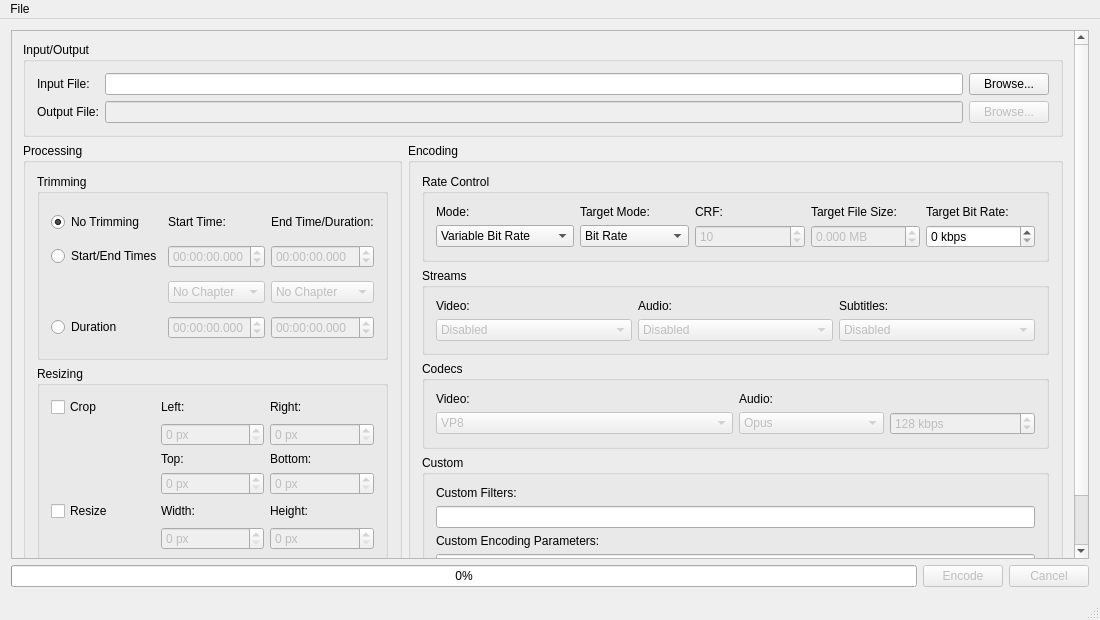
<?xml version="1.0" encoding="UTF-8"?>
<ui version="4.0">
 <class>MainWindow</class>
 <widget class="QMainWindow" name="MainWindow">
  <property name="geometry">
   <rect>
    <x>0</x>
    <y>0</y>
    <width>1100</width>
    <height>620</height>
   </rect>
  </property>
  <property name="windowTitle">
   <string>Webbum</string>
  </property>
  <widget class="QWidget" name="centralWidget">
   <layout class="QGridLayout" name="gridLayout_6">
    <item row="1" column="1">
     <widget class="QPushButton" name="encodePushButton">
      <property name="enabled">
       <bool>false</bool>
      </property>
      <property name="sizePolicy">
       <sizepolicy hsizetype="Minimum" vsizetype="Fixed">
        <horstretch>0</horstretch>
        <verstretch>0</verstretch>
       </sizepolicy>
      </property>
      <property name="minimumSize">
       <size>
        <width>0</width>
        <height>0</height>
       </size>
      </property>
      <property name="text">
       <string>Encode</string>
      </property>
     </widget>
    </item>
    <item row="1" column="0">
     <widget class="QProgressBar" name="progressBar">
      <property name="enabled">
       <bool>true</bool>
      </property>
      <property name="value">
       <number>0</number>
      </property>
     </widget>
    </item>
    <item row="1" column="2">
     <widget class="QPushButton" name="cancelPushButton">
      <property name="enabled">
       <bool>false</bool>
      </property>
      <property name="text">
       <string>Cancel</string>
      </property>
     </widget>
    </item>
    <item row="0" column="0" colspan="3">
     <widget class="QScrollArea" name="scrollArea">
      <property name="horizontalScrollBarPolicy">
       <enum>Qt::ScrollBarAsNeeded</enum>
      </property>
      <property name="widgetResizable">
       <bool>true</bool>
      </property>
      <widget class="QWidget" name="scrollAreaWidgetContents">
       <property name="geometry">
        <rect>
         <x>0</x>
         <y>0</y>
         <width>1080</width>
         <height>530</height>
        </rect>
       </property>
       <layout class="QGridLayout" name="gridLayout_9">
        <item row="1" column="0">
         <widget class="QGroupBox" name="processingGroupBox">
          <property name="enabled">
           <bool>true</bool>
          </property>
          <property name="title">
           <string>Processing</string>
          </property>
          <layout class="QVBoxLayout" name="verticalLayout_3">
           <item>
            <widget class="QGroupBox" name="trimmingGroupBox">
             <property name="enabled">
              <bool>true</bool>
             </property>
             <property name="title">
              <string>Trimming</string>
             </property>
             <layout class="QGridLayout" name="gridLayout_4">
              <item row="1" column="3">
               <widget class="QLabel" name="label_12">
                <property name="text">
                 <string>End Time/Duration:</string>
                </property>
               </widget>
              </item>
              <item row="1" column="2">
               <widget class="QLabel" name="label_11">
                <property name="text">
                 <string>Start Time:</string>
                </property>
               </widget>
              </item>
              <item row="3" column="2">
               <widget class="QComboBox" name="trimStartEndStartChapterComboBox">
                <property name="enabled">
                 <bool>false</bool>
                </property>
                <property name="focusPolicy">
                 <enum>Qt::StrongFocus</enum>
                </property>
                <item>
                 <property name="text">
                  <string>No Chapter</string>
                 </property>
                </item>
               </widget>
              </item>
              <item row="2" column="0">
               <widget class="QRadioButton" name="trimStartEndRadioButton">
                <property name="enabled">
                 <bool>true</bool>
                </property>
                <property name="text">
                 <string>Start/End Times</string>
                </property>
               </widget>
              </item>
              <item row="1" column="0">
               <widget class="QRadioButton" name="trimNoneRadioButton">
                <property name="enabled">
                 <bool>true</bool>
                </property>
                <property name="text">
                 <string>No Trimming</string>
                </property>
                <property name="checked">
                 <bool>true</bool>
                </property>
               </widget>
              </item>
              <item row="4" column="0">
               <widget class="QRadioButton" name="trimDurationRadioButton">
                <property name="enabled">
                 <bool>true</bool>
                </property>
                <property name="text">
                 <string>Duration</string>
                </property>
               </widget>
              </item>
              <item row="4" column="3">
               <widget class="QTimeEdit" name="trimDurationDurationTimeEdit">
                <property name="enabled">
                 <bool>false</bool>
                </property>
                <property name="focusPolicy">
                 <enum>Qt::StrongFocus</enum>
                </property>
                <property name="wrapping">
                 <bool>true</bool>
                </property>
                <property name="currentSection">
                 <enum>QDateTimeEdit::HourSection</enum>
                </property>
                <property name="displayFormat">
                 <string>hh:mm:ss.zzz</string>
                </property>
               </widget>
              </item>
              <item row="3" column="3">
               <widget class="QComboBox" name="trimStartEndEndChapterComboBox">
                <property name="enabled">
                 <bool>false</bool>
                </property>
                <property name="focusPolicy">
                 <enum>Qt::StrongFocus</enum>
                </property>
                <item>
                 <property name="text">
                  <string>No Chapter</string>
                 </property>
                </item>
               </widget>
              </item>
              <item row="2" column="3">
               <widget class="QTimeEdit" name="trimStartEndEndTimeEdit">
                <property name="enabled">
                 <bool>false</bool>
                </property>
                <property name="focusPolicy">
                 <enum>Qt::StrongFocus</enum>
                </property>
                <property name="wrapping">
                 <bool>true</bool>
                </property>
                <property name="currentSection">
                 <enum>QDateTimeEdit::HourSection</enum>
                </property>
                <property name="displayFormat">
                 <string>hh:mm:ss.zzz</string>
                </property>
               </widget>
              </item>
              <item row="2" column="2">
               <widget class="QTimeEdit" name="trimStartEndStartTimeEdit">
                <property name="enabled">
                 <bool>false</bool>
                </property>
                <property name="focusPolicy">
                 <enum>Qt::StrongFocus</enum>
                </property>
                <property name="wrapping">
                 <bool>true</bool>
                </property>
                <property name="currentSection">
                 <enum>QDateTimeEdit::HourSection</enum>
                </property>
                <property name="displayFormat">
                 <string>hh:mm:ss.zzz</string>
                </property>
               </widget>
              </item>
              <item row="4" column="2">
               <widget class="QTimeEdit" name="trimDurationStartTimeEdit">
                <property name="enabled">
                 <bool>false</bool>
                </property>
                <property name="focusPolicy">
                 <enum>Qt::StrongFocus</enum>
                </property>
                <property name="wrapping">
                 <bool>true</bool>
                </property>
                <property name="currentSection">
                 <enum>QDateTimeEdit::HourSection</enum>
                </property>
                <property name="displayFormat">
                 <string>hh:mm:ss.zzz</string>
                </property>
               </widget>
              </item>
             </layout>
            </widget>
           </item>
           <item>
            <widget class="QGroupBox" name="resizingGroupBox">
             <property name="enabled">
              <bool>true</bool>
             </property>
             <property name="title">
              <string>Resizing</string>
             </property>
             <layout class="QGridLayout" name="gridLayout_5">
              <item row="4" column="1">
               <widget class="QSpinBox" name="cropLeftSpinBox">
                <property name="enabled">
                 <bool>false</bool>
                </property>
                <property name="focusPolicy">
                 <enum>Qt::StrongFocus</enum>
                </property>
                <property name="suffix">
                 <string> px</string>
                </property>
                <property name="maximum">
                 <number>9999</number>
                </property>
                <property name="singleStep">
                 <number>2</number>
                </property>
               </widget>
              </item>
              <item row="3" column="2">
               <widget class="QLabel" name="label_16">
                <property name="text">
                 <string>Right:</string>
                </property>
               </widget>
              </item>
              <item row="5" column="2">
               <widget class="QLabel" name="label_18">
                <property name="text">
                 <string>Bottom:</string>
                </property>
               </widget>
              </item>
              <item row="5" column="1">
               <widget class="QLabel" name="label_17">
                <property name="text">
                 <string>Top:</string>
                </property>
               </widget>
              </item>
              <item row="8" column="1">
               <widget class="QLabel" name="label_13">
                <property name="text">
                 <string>Width:</string>
                </property>
               </widget>
              </item>
              <item row="9" column="1">
               <widget class="QSpinBox" name="resizeWidthSpinBox">
                <property name="enabled">
                 <bool>false</bool>
                </property>
                <property name="focusPolicy">
                 <enum>Qt::StrongFocus</enum>
                </property>
                <property name="suffix">
                 <string> px</string>
                </property>
                <property name="maximum">
                 <number>9999</number>
                </property>
                <property name="singleStep">
                 <number>2</number>
                </property>
               </widget>
              </item>
              <item row="8" column="2">
               <widget class="QLabel" name="label_14">
                <property name="text">
                 <string>Height:</string>
                </property>
               </widget>
              </item>
              <item row="9" column="2">
               <widget class="QSpinBox" name="resizeHeightSpinBox">
                <property name="enabled">
                 <bool>false</bool>
                </property>
                <property name="focusPolicy">
                 <enum>Qt::StrongFocus</enum>
                </property>
                <property name="suffix">
                 <string> px</string>
                </property>
                <property name="maximum">
                 <number>9999</number>
                </property>
                <property name="singleStep">
                 <number>2</number>
                </property>
               </widget>
              </item>
              <item row="8" column="0">
               <widget class="QCheckBox" name="resizeCheckBox">
                <property name="enabled">
                 <bool>true</bool>
                </property>
                <property name="text">
                 <string>Resize</string>
                </property>
               </widget>
              </item>
              <item row="10" column="1">
               <widget class="QCheckBox" name="resizeWidthAutomaticCheckBox">
                <property name="enabled">
                 <bool>false</bool>
                </property>
                <property name="text">
                 <string>Automatic</string>
                </property>
               </widget>
              </item>
              <item row="10" column="2">
               <widget class="QCheckBox" name="resizeHeightAutomaticCheckBox">
                <property name="enabled">
                 <bool>false</bool>
                </property>
                <property name="text">
                 <string>Automatic</string>
                </property>
               </widget>
              </item>
              <item row="6" column="2">
               <widget class="QSpinBox" name="cropBottomSpinBox">
                <property name="enabled">
                 <bool>false</bool>
                </property>
                <property name="focusPolicy">
                 <enum>Qt::StrongFocus</enum>
                </property>
                <property name="suffix">
                 <string> px</string>
                </property>
                <property name="maximum">
                 <number>9999</number>
                </property>
                <property name="singleStep">
                 <number>2</number>
                </property>
               </widget>
              </item>
              <item row="6" column="1">
               <widget class="QSpinBox" name="cropTopSpinBox">
                <property name="enabled">
                 <bool>false</bool>
                </property>
                <property name="focusPolicy">
                 <enum>Qt::StrongFocus</enum>
                </property>
                <property name="suffix">
                 <string> px</string>
                </property>
                <property name="maximum">
                 <number>9999</number>
                </property>
                <property name="singleStep">
                 <number>2</number>
                </property>
               </widget>
              </item>
              <item row="4" column="2">
               <widget class="QSpinBox" name="cropRightSpinBox">
                <property name="enabled">
                 <bool>false</bool>
                </property>
                <property name="focusPolicy">
                 <enum>Qt::StrongFocus</enum>
                </property>
                <property name="suffix">
                 <string> px</string>
                </property>
                <property name="maximum">
                 <number>9999</number>
                </property>
                <property name="singleStep">
                 <number>2</number>
                </property>
               </widget>
              </item>
              <item row="3" column="1">
               <widget class="QLabel" name="label_15">
                <property name="text">
                 <string>Left:</string>
                </property>
               </widget>
              </item>
              <item row="3" column="0">
               <widget class="QCheckBox" name="cropCheckBox">
                <property name="enabled">
                 <bool>true</bool>
                </property>
                <property name="text">
                 <string>Crop</string>
                </property>
               </widget>
              </item>
             </layout>
             <zorder>cropCheckBox</zorder>
             <zorder>label_15</zorder>
             <zorder>label_16</zorder>
             <zorder>label_17</zorder>
             <zorder>label_18</zorder>
             <zorder>cropLeftSpinBox</zorder>
             <zorder>cropRightSpinBox</zorder>
             <zorder>cropTopSpinBox</zorder>
             <zorder>cropBottomSpinBox</zorder>
             <zorder>label_13</zorder>
             <zorder>resizeWidthSpinBox</zorder>
             <zorder>label_14</zorder>
             <zorder>resizeHeightSpinBox</zorder>
             <zorder>resizeCheckBox</zorder>
             <zorder>resizeWidthAutomaticCheckBox</zorder>
             <zorder>resizeHeightAutomaticCheckBox</zorder>
            </widget>
           </item>
          </layout>
         </widget>
        </item>
        <item row="0" column="0" colspan="2">
         <widget class="QGroupBox" name="inputOutputGroupBox">
          <property name="autoFillBackground">
           <bool>false</bool>
          </property>
          <property name="title">
           <string>Input/Output</string>
          </property>
          <property name="flat">
           <bool>false</bool>
          </property>
          <layout class="QGridLayout" name="gridLayout">
           <item row="2" column="0">
            <widget class="QLabel" name="label_3">
             <property name="text">
              <string>Output File:</string>
             </property>
            </widget>
           </item>
           <item row="1" column="2">
            <widget class="QPushButton" name="inputFileBrowsePushButton">
             <property name="text">
              <string>Browse...</string>
             </property>
            </widget>
           </item>
           <item row="2" column="2">
            <widget class="QPushButton" name="outputFileBrowsePushButton">
             <property name="enabled">
              <bool>false</bool>
             </property>
             <property name="text">
              <string>Browse...</string>
             </property>
            </widget>
           </item>
           <item row="1" column="1">
            <widget class="QLineEdit" name="inputFileLineEdit"/>
           </item>
           <item row="1" column="0">
            <widget class="QLabel" name="label">
             <property name="text">
              <string>Input File:</string>
             </property>
            </widget>
           </item>
           <item row="2" column="1">
            <widget class="QLineEdit" name="outputFileLineEdit">
             <property name="enabled">
              <bool>false</bool>
             </property>
            </widget>
           </item>
          </layout>
         </widget>
        </item>
        <item row="1" column="1">
         <widget class="QGroupBox" name="encodingGroupBox">
          <property name="enabled">
           <bool>true</bool>
          </property>
          <property name="title">
           <string>Encoding</string>
          </property>
          <layout class="QVBoxLayout" name="verticalLayout_2">
           <item>
            <widget class="QGroupBox" name="rateControlGroupBox">
             <property name="enabled">
              <bool>true</bool>
             </property>
             <property name="title">
              <string>Rate Control</string>
             </property>
             <layout class="QGridLayout" name="gridLayout_3">
              <item row="0" column="2">
               <widget class="QLabel" name="label_10">
                <property name="text">
                 <string>CRF:</string>
                </property>
               </widget>
              </item>
              <item row="0" column="0">
               <widget class="QLabel" name="label_7">
                <property name="text">
                 <string>Mode:</string>
                </property>
               </widget>
              </item>
              <item row="1" column="0">
               <widget class="QComboBox" name="rateModeComboBox">
                <property name="enabled">
                 <bool>true</bool>
                </property>
                <property name="focusPolicy">
                 <enum>Qt::StrongFocus</enum>
                </property>
                <property name="sizeAdjustPolicy">
                 <enum>QComboBox::AdjustToContentsOnFirstShow</enum>
                </property>
                <property name="minimumContentsLength">
                 <number>0</number>
                </property>
                <item>
                 <property name="text">
                  <string>Variable Bit Rate</string>
                 </property>
                </item>
                <item>
                 <property name="text">
                  <string>Constant Bit Rate</string>
                 </property>
                </item>
                <item>
                 <property name="text">
                  <string>Constrained Quality</string>
                 </property>
                </item>
               </widget>
              </item>
              <item row="0" column="1">
               <widget class="QLabel" name="label_19">
                <property name="text">
                 <string>Target Mode:</string>
                </property>
               </widget>
              </item>
              <item row="1" column="1">
               <widget class="QComboBox" name="rateTargetModeComboBox">
                <property name="enabled">
                 <bool>true</bool>
                </property>
                <property name="focusPolicy">
                 <enum>Qt::StrongFocus</enum>
                </property>
                <item>
                 <property name="text">
                  <string>Bit Rate</string>
                 </property>
                </item>
                <item>
                 <property name="text">
                  <string>File Size</string>
                 </property>
                </item>
               </widget>
              </item>
              <item row="0" column="3">
               <widget class="QLabel" name="label_8">
                <property name="text">
                 <string>Target File Size:</string>
                </property>
               </widget>
              </item>
              <item row="0" column="4">
               <widget class="QLabel" name="label_9">
                <property name="text">
                 <string>Target Bit Rate:</string>
                </property>
               </widget>
              </item>
              <item row="1" column="4">
               <widget class="QSpinBox" name="rateTargetBitRateSpinBox">
                <property name="enabled">
                 <bool>true</bool>
                </property>
                <property name="focusPolicy">
                 <enum>Qt::StrongFocus</enum>
                </property>
                <property name="suffix">
                 <string> kbps</string>
                </property>
                <property name="maximum">
                 <number>99999</number>
                </property>
               </widget>
              </item>
              <item row="1" column="3">
               <widget class="QDoubleSpinBox" name="rateTargetFileSizeDoubleSpinBox">
                <property name="enabled">
                 <bool>false</bool>
                </property>
                <property name="focusPolicy">
                 <enum>Qt::StrongFocus</enum>
                </property>
                <property name="wrapping">
                 <bool>true</bool>
                </property>
                <property name="suffix">
                 <string> MB</string>
                </property>
                <property name="decimals">
                 <number>3</number>
                </property>
                <property name="maximum">
                 <double>9999.000000000000000</double>
                </property>
               </widget>
              </item>
              <item row="1" column="2">
               <widget class="QSpinBox" name="rateCRFSpinBox">
                <property name="enabled">
                 <bool>false</bool>
                </property>
                <property name="focusPolicy">
                 <enum>Qt::StrongFocus</enum>
                </property>
                <property name="wrapping">
                 <bool>true</bool>
                </property>
                <property name="minimum">
                 <number>4</number>
                </property>
                <property name="maximum">
                 <number>63</number>
                </property>
                <property name="value">
                 <number>10</number>
                </property>
               </widget>
              </item>
             </layout>
            </widget>
           </item>
           <item>
            <widget class="QGroupBox" name="streamsGroupBox">
             <property name="enabled">
              <bool>true</bool>
             </property>
             <property name="title">
              <string>Streams</string>
             </property>
             <layout class="QGridLayout" name="gridLayout_2">
              <item row="1" column="1">
               <widget class="QComboBox" name="streamAudioComboBox">
                <property name="enabled">
                 <bool>false</bool>
                </property>
                <property name="focusPolicy">
                 <enum>Qt::StrongFocus</enum>
                </property>
                <item>
                 <property name="text">
                  <string>Disabled</string>
                 </property>
                </item>
               </widget>
              </item>
              <item row="1" column="0">
               <widget class="QComboBox" name="streamVideoComboBox">
                <property name="enabled">
                 <bool>false</bool>
                </property>
                <property name="focusPolicy">
                 <enum>Qt::StrongFocus</enum>
                </property>
                <item>
                 <property name="text">
                  <string>Disabled</string>
                 </property>
                </item>
               </widget>
              </item>
              <item row="1" column="2">
               <widget class="QComboBox" name="streamSubtitlesComboBox">
                <property name="enabled">
                 <bool>false</bool>
                </property>
                <property name="focusPolicy">
                 <enum>Qt::StrongFocus</enum>
                </property>
                <item>
                 <property name="text">
                  <string>Disabled</string>
                 </property>
                </item>
               </widget>
              </item>
              <item row="0" column="0">
               <widget class="QLabel" name="label_4">
                <property name="text">
                 <string>Video:</string>
                </property>
               </widget>
              </item>
              <item row="0" column="1">
               <widget class="QLabel" name="label_5">
                <property name="text">
                 <string>Audio:</string>
                </property>
               </widget>
              </item>
              <item row="0" column="2">
               <widget class="QLabel" name="label_6">
                <property name="text">
                 <string>Subtitles:</string>
                </property>
               </widget>
              </item>
             </layout>
            </widget>
           </item>
           <item>
            <widget class="QGroupBox" name="codecsGroupBox">
             <property name="enabled">
              <bool>true</bool>
             </property>
             <property name="title">
              <string>Codecs</string>
             </property>
             <layout class="QGridLayout" name="gridLayout_8">
              <item row="0" column="0">
               <widget class="QLabel" name="label_21">
                <property name="text">
                 <string>Video:</string>
                </property>
               </widget>
              </item>
              <item row="0" column="1">
               <widget class="QLabel" name="label_22">
                <property name="text">
                 <string>Audio:</string>
                </property>
               </widget>
              </item>
              <item row="1" column="0">
               <widget class="QComboBox" name="codecVideoComboBox">
                <property name="enabled">
                 <bool>false</bool>
                </property>
                <property name="focusPolicy">
                 <enum>Qt::StrongFocus</enum>
                </property>
                <item>
                 <property name="text">
                  <string>VP8</string>
                 </property>
                </item>
                <item>
                 <property name="text">
                  <string>VP9</string>
                 </property>
                </item>
               </widget>
              </item>
              <item row="1" column="1">
               <layout class="QHBoxLayout" name="horizontalLayout">
                <item>
                 <widget class="QComboBox" name="codecAudioComboBox">
                  <property name="enabled">
                   <bool>false</bool>
                  </property>
                  <property name="focusPolicy">
                   <enum>Qt::StrongFocus</enum>
                  </property>
                  <item>
                   <property name="text">
                    <string>Opus</string>
                   </property>
                  </item>
                  <item>
                   <property name="text">
                    <string>Vorbis</string>
                   </property>
                  </item>
                 </widget>
                </item>
                <item>
                 <widget class="QSpinBox" name="codecAudioBitRateSpinBox">
                  <property name="enabled">
                   <bool>false</bool>
                  </property>
                  <property name="suffix">
                   <string> kbps</string>
                  </property>
                  <property name="minimum">
                   <number>6</number>
                  </property>
                  <property name="maximum">
                   <number>510</number>
                  </property>
                  <property name="value">
                   <number>128</number>
                  </property>
                 </widget>
                </item>
               </layout>
              </item>
             </layout>
            </widget>
           </item>
           <item>
            <widget class="QGroupBox" name="customGroupBox">
             <property name="enabled">
              <bool>true</bool>
             </property>
             <property name="title">
              <string>Custom</string>
             </property>
             <layout class="QGridLayout" name="gridLayout_7">
              <item row="2" column="0">
               <widget class="QLabel" name="label_20">
                <property name="text">
                 <string>Custom Encoding Parameters:</string>
                </property>
               </widget>
              </item>
              <item row="3" column="0">
               <widget class="QLineEdit" name="customEncodingParametersLineEdit">
                <property name="enabled">
                 <bool>true</bool>
                </property>
               </widget>
              </item>
              <item row="0" column="0">
               <widget class="QLabel" name="label_2">
                <property name="text">
                 <string>Custom Filters:</string>
                </property>
               </widget>
              </item>
              <item row="1" column="0">
               <widget class="QLineEdit" name="customFiltersLineEdit">
                <property name="enabled">
                 <bool>true</bool>
                </property>
               </widget>
              </item>
             </layout>
            </widget>
           </item>
          </layout>
         </widget>
        </item>
       </layout>
      </widget>
     </widget>
    </item>
   </layout>
  </widget>
  <widget class="QStatusBar" name="statusBar"/>
  <widget class="QMenuBar" name="menuBar">
   <property name="geometry">
    <rect>
     <x>0</x>
     <y>0</y>
     <width>1100</width>
     <height>21</height>
    </rect>
   </property>
   <widget class="QMenu" name="menuFile">
    <property name="title">
     <string>File</string>
    </property>
    <addaction name="actionOpen"/>
    <addaction name="actionExit"/>
   </widget>
   <addaction name="menuFile"/>
  </widget>
  <action name="actionOpen">
   <property name="text">
    <string>Open...</string>
   </property>
  </action>
  <action name="actionExit">
   <property name="text">
    <string>Exit</string>
   </property>
  </action>
 </widget>
 <layoutdefault spacing="6" margin="11"/>
 <tabstops>
  <tabstop>scrollArea</tabstop>
  <tabstop>inputFileLineEdit</tabstop>
  <tabstop>inputFileBrowsePushButton</tabstop>
  <tabstop>outputFileLineEdit</tabstop>
  <tabstop>outputFileBrowsePushButton</tabstop>
  <tabstop>trimNoneRadioButton</tabstop>
  <tabstop>trimStartEndRadioButton</tabstop>
  <tabstop>trimStartEndStartTimeEdit</tabstop>
  <tabstop>trimStartEndEndTimeEdit</tabstop>
  <tabstop>trimStartEndStartChapterComboBox</tabstop>
  <tabstop>trimStartEndEndChapterComboBox</tabstop>
  <tabstop>trimDurationRadioButton</tabstop>
  <tabstop>trimDurationStartTimeEdit</tabstop>
  <tabstop>trimDurationDurationTimeEdit</tabstop>
  <tabstop>cropCheckBox</tabstop>
  <tabstop>cropLeftSpinBox</tabstop>
  <tabstop>cropRightSpinBox</tabstop>
  <tabstop>cropTopSpinBox</tabstop>
  <tabstop>cropBottomSpinBox</tabstop>
  <tabstop>resizeCheckBox</tabstop>
  <tabstop>resizeWidthSpinBox</tabstop>
  <tabstop>resizeHeightSpinBox</tabstop>
  <tabstop>resizeWidthAutomaticCheckBox</tabstop>
  <tabstop>resizeHeightAutomaticCheckBox</tabstop>
  <tabstop>rateModeComboBox</tabstop>
  <tabstop>rateTargetModeComboBox</tabstop>
  <tabstop>rateCRFSpinBox</tabstop>
  <tabstop>rateTargetFileSizeDoubleSpinBox</tabstop>
  <tabstop>rateTargetBitRateSpinBox</tabstop>
  <tabstop>streamVideoComboBox</tabstop>
  <tabstop>streamAudioComboBox</tabstop>
  <tabstop>streamSubtitlesComboBox</tabstop>
  <tabstop>codecVideoComboBox</tabstop>
  <tabstop>codecAudioComboBox</tabstop>
  <tabstop>codecAudioBitRateSpinBox</tabstop>
  <tabstop>customFiltersLineEdit</tabstop>
  <tabstop>customEncodingParametersLineEdit</tabstop>
  <tabstop>encodePushButton</tabstop>
  <tabstop>cancelPushButton</tabstop>
 </tabstops>
 <resources/>
 <connections>
  <connection>
   <sender>trimStartEndRadioButton</sender>
   <signal>toggled(bool)</signal>
   <receiver>trimStartEndStartTimeEdit</receiver>
   <slot>setEnabled(bool)</slot>
   <hints>
    <hint type="sourcelabel">
     <x>137</x>
     <y>262</y>
    </hint>
    <hint type="destinationlabel">
     <x>234</x>
     <y>264</y>
    </hint>
   </hints>
  </connection>
  <connection>
   <sender>trimStartEndRadioButton</sender>
   <signal>toggled(bool)</signal>
   <receiver>trimStartEndEndTimeEdit</receiver>
   <slot>setEnabled(bool)</slot>
   <hints>
    <hint type="sourcelabel">
     <x>137</x>
     <y>262</y>
    </hint>
    <hint type="destinationlabel">
     <x>332</x>
     <y>264</y>
    </hint>
   </hints>
  </connection>
  <connection>
   <sender>trimDurationRadioButton</sender>
   <signal>toggled(bool)</signal>
   <receiver>trimDurationStartTimeEdit</receiver>
   <slot>setEnabled(bool)</slot>
   <hints>
    <hint type="sourcelabel">
     <x>137</x>
     <y>324</y>
    </hint>
    <hint type="destinationlabel">
     <x>234</x>
     <y>326</y>
    </hint>
   </hints>
  </connection>
  <connection>
   <sender>trimDurationRadioButton</sender>
   <signal>toggled(bool)</signal>
   <receiver>trimDurationDurationTimeEdit</receiver>
   <slot>setEnabled(bool)</slot>
   <hints>
    <hint type="sourcelabel">
     <x>137</x>
     <y>324</y>
    </hint>
    <hint type="destinationlabel">
     <x>332</x>
     <y>326</y>
    </hint>
   </hints>
  </connection>
  <connection>
   <sender>resizeCheckBox</sender>
   <signal>toggled(bool)</signal>
   <receiver>resizeWidthSpinBox</receiver>
   <slot>setEnabled(bool)</slot>
   <hints>
    <hint type="sourcelabel">
     <x>132</x>
     <y>482</y>
    </hint>
    <hint type="destinationlabel">
     <x>232</x>
     <y>508</y>
    </hint>
   </hints>
  </connection>
  <connection>
   <sender>resizeCheckBox</sender>
   <signal>toggled(bool)</signal>
   <receiver>resizeHeightSpinBox</receiver>
   <slot>setEnabled(bool)</slot>
   <hints>
    <hint type="sourcelabel">
     <x>132</x>
     <y>482</y>
    </hint>
    <hint type="destinationlabel">
     <x>332</x>
     <y>508</y>
    </hint>
   </hints>
  </connection>
  <connection>
   <sender>cropCheckBox</sender>
   <signal>toggled(bool)</signal>
   <receiver>cropLeftSpinBox</receiver>
   <slot>setEnabled(bool)</slot>
   <hints>
    <hint type="sourcelabel">
     <x>132</x>
     <y>388</y>
    </hint>
    <hint type="destinationlabel">
     <x>232</x>
     <y>414</y>
    </hint>
   </hints>
  </connection>
  <connection>
   <sender>cropCheckBox</sender>
   <signal>toggled(bool)</signal>
   <receiver>cropRightSpinBox</receiver>
   <slot>setEnabled(bool)</slot>
   <hints>
    <hint type="sourcelabel">
     <x>132</x>
     <y>388</y>
    </hint>
    <hint type="destinationlabel">
     <x>332</x>
     <y>414</y>
    </hint>
   </hints>
  </connection>
  <connection>
   <sender>cropCheckBox</sender>
   <signal>toggled(bool)</signal>
   <receiver>cropTopSpinBox</receiver>
   <slot>setEnabled(bool)</slot>
   <hints>
    <hint type="sourcelabel">
     <x>132</x>
     <y>388</y>
    </hint>
    <hint type="destinationlabel">
     <x>232</x>
     <y>459</y>
    </hint>
   </hints>
  </connection>
  <connection>
   <sender>cropCheckBox</sender>
   <signal>toggled(bool)</signal>
   <receiver>cropBottomSpinBox</receiver>
   <slot>setEnabled(bool)</slot>
   <hints>
    <hint type="sourcelabel">
     <x>132</x>
     <y>388</y>
    </hint>
    <hint type="destinationlabel">
     <x>332</x>
     <y>459</y>
    </hint>
   </hints>
  </connection>
  <connection>
   <sender>resizeCheckBox</sender>
   <signal>toggled(bool)</signal>
   <receiver>resizeWidthAutomaticCheckBox</receiver>
   <slot>setEnabled(bool)</slot>
   <hints>
    <hint type="sourcelabel">
     <x>132</x>
     <y>482</y>
    </hint>
    <hint type="destinationlabel">
     <x>232</x>
     <y>531</y>
    </hint>
   </hints>
  </connection>
  <connection>
   <sender>resizeCheckBox</sender>
   <signal>toggled(bool)</signal>
   <receiver>resizeHeightAutomaticCheckBox</receiver>
   <slot>setEnabled(bool)</slot>
   <hints>
    <hint type="sourcelabel">
     <x>103</x>
     <y>482</y>
    </hint>
    <hint type="destinationlabel">
     <x>332</x>
     <y>531</y>
    </hint>
   </hints>
  </connection>
 </connections>
</ui>
